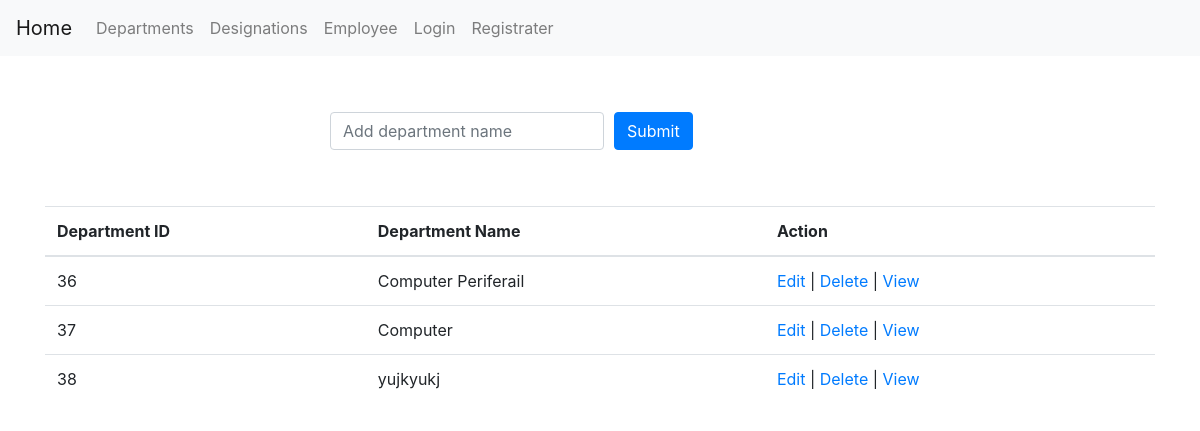
The page /departments.php on the database its author committed.
### tables this page shows
CREATE TABLE `departments` (
  `department_id` int(11) NOT NULL,
  `department_name` varchar(255) NOT NULL
);

### departments.php (the view, shortened to what this page needs)
<?php
	include'header.php';
		$sql = "SELECT * FROM departments";
		if(mysqli_query($conn, $sql)){
			$result = mysqli_query($conn, $sql);
		}else{
			$message = "Query Problem";
		}
?>
<br> <br>
<div class="container">
	<div class="row">
		<div class="col-md-6 offset-md-3">
			<form action="<?=$_SERVER['PHP_SELF'];?>" method="post">
			  <div class="form-row align-items-center">
			    <div class="col-auto">
			    	<h3><?php echo $message; ?><h3>
			      <div class=>
			        <input type="text" class="form-control" placeholder="Add department name" name="department_name">
			      </div>
			    </div>
			    <div class="col-auto">
			      <button type="submit" class="btn btn-primary" name="save">Submit</button>
			    </div>
			  </div>
			</form>
		</div>
	</div>
</div>
<br> <br>
<div class="container">
	<div class="row">
		<div class="col-md-12">
			<table class="table table-inverse">
			  <thead>
			    <tr>
			      <th>Department ID</th>
			      <th>Department Name</th>
			      <th>Action</th>
			    </tr>
			  </thead>
			  <tbody>
				<?php while ($resu = mysqli_fetch_assoc($result)) { ?>
					<tr>
						<td><?php echo $resu['department_id']; ?></td>
					  	<td><?php echo $resu['department_name']; ?></td>
					  	<td>
					  		<a href="edit.php?id=<?php echo $resu['department_id']; ?>">Edit</a> |
					  		<a href="delete.php?id=<?php echo $resu['department_id']; ?>">Delete</a> |
					  		<a href="">View</a>
					  	</td>
					</tr>
				<?php } ?>
			  </tbody>
			</table>
		</div>
	</div>
</div>
<?php include'footer.php'; ?>

### rows shown on the page
departments: department_id "36", department_name "Computer Periferail"
departments: department_id "37", department_name "Computer"
departments: department_id "38", department_name "yujkyukj"
